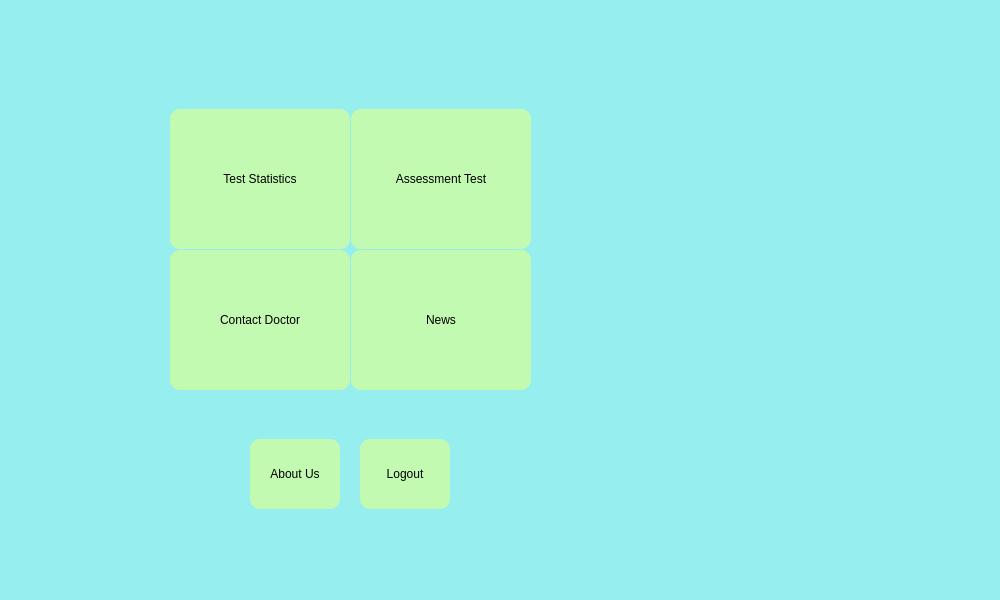
<?xml version="1.0" encoding="UTF-8"?>
<ui version="4.0">
 <class>Dialog</class>
 <widget class="QDialog" name="Dialog">
  <property name="geometry">
   <rect>
    <x>0</x>
    <y>0</y>
    <width>1000</width>
    <height>600</height>
   </rect>
  </property>
  <property name="minimumSize">
   <size>
    <width>1000</width>
    <height>600</height>
   </size>
  </property>
  <property name="windowTitle">
   <string>TrustedTest</string>
  </property>
  <property name="windowIcon">
   <iconset>
    <normaloff>App.png</normaloff>App.png</iconset>
  </property>
  <property name="autoFillBackground">
   <bool>false</bool>
  </property>
  <property name="sizeGripEnabled">
   <bool>false</bool>
  </property>
  <property name="modal">
   <bool>false</bool>
  </property>
  <widget class="QWidget" name="widget" native="true">
   <property name="geometry">
    <rect>
     <x>0</x>
     <y>-1</y>
     <width>1001</width>
     <height>601</height>
    </rect>
   </property>
   <property name="cursor">
    <cursorShape>ArrowCursor</cursorShape>
   </property>
   <property name="contextMenuPolicy">
    <enum>Qt::NoContextMenu</enum>
   </property>
   <property name="styleSheet">
    <string notr="true">QWidget#widget{
	background-color: rgb(150, 238, 238);
}
</string>
   </property>
   <widget class="QPushButton" name="but_assess">
    <property name="geometry">
     <rect>
      <x>351</x>
      <y>110</y>
      <width>180</width>
      <height>140</height>
     </rect>
    </property>
    <property name="cursor">
     <cursorShape>PointingHandCursor</cursorShape>
    </property>
    <property name="focusPolicy">
     <enum>Qt::NoFocus</enum>
    </property>
    <property name="toolTip">
     <string>Take a quick test</string>
    </property>
    <property name="styleSheet">
     <string notr="true">QPushButton{
border-radius:10px;
font: 18pt &quot;Calibri&quot;;
	background-color: rgb(195, 250, 177);
}
QPushButton:hover{
border-radius:10px;
font: 18pt &quot;Calibri&quot;;
background-color: rgb(214, 238, 205);
}</string>
    </property>
    <property name="text">
     <string>Assessment Test</string>
    </property>
    <property name="autoDefault">
     <bool>false</bool>
    </property>
    <property name="flat">
     <bool>true</bool>
    </property>
   </widget>
   <widget class="QPushButton" name="but_condoc">
    <property name="geometry">
     <rect>
      <x>170</x>
      <y>251</y>
      <width>180</width>
      <height>140</height>
     </rect>
    </property>
    <property name="cursor">
     <cursorShape>PointingHandCursor</cursorShape>
    </property>
    <property name="focusPolicy">
     <enum>Qt::NoFocus</enum>
    </property>
    <property name="toolTip">
     <string>Contact details of doctor</string>
    </property>
    <property name="styleSheet">
     <string notr="true">QPushButton{
border-radius:10px;
font: 18pt &quot;Calibri&quot;;
background-color: rgb(195, 250, 177);
}
QPushButton:hover{
border-radius:10px;
font: 18pt &quot;Calibri&quot;;
background-color: rgb(214, 255, 205);
}</string>
    </property>
    <property name="text">
     <string>Contact Doctor</string>
    </property>
    <property name="autoDefault">
     <bool>false</bool>
    </property>
    <property name="flat">
     <bool>true</bool>
    </property>
   </widget>
   <widget class="QPushButton" name="but_news">
    <property name="geometry">
     <rect>
      <x>351</x>
      <y>251</y>
      <width>180</width>
      <height>140</height>
     </rect>
    </property>
    <property name="cursor">
     <cursorShape>PointingHandCursor</cursorShape>
    </property>
    <property name="toolTip">
     <string>Latest covid news/info</string>
    </property>
    <property name="styleSheet">
     <string notr="true">QPushButton{
border-radius:10px;
font: 18pt &quot;Calibri&quot;;
	background-color: rgb(195, 250, 177);
}
QPushButton:hover{
border-radius:10px;
font: 18pt &quot;Calibri&quot;;
background-color: rgb(214, 238, 205);
}</string>
    </property>
    <property name="text">
     <string>News</string>
    </property>
    <property name="autoDefault">
     <bool>false</bool>
    </property>
    <property name="flat">
     <bool>true</bool>
    </property>
   </widget>
   <widget class="QPushButton" name="but_abtus">
    <property name="geometry">
     <rect>
      <x>250</x>
      <y>440</y>
      <width>90</width>
      <height>70</height>
     </rect>
    </property>
    <property name="cursor">
     <cursorShape>PointingHandCursor</cursorShape>
    </property>
    <property name="toolTip">
     <string>Our story</string>
    </property>
    <property name="autoFillBackground">
     <bool>false</bool>
    </property>
    <property name="styleSheet">
     <string notr="true">QPushButton{
border-radius:10px;
font: 15pt &quot;Calibri&quot;;
	background-color: rgb(195, 250, 177);
}
QPushButton:hover{
border-radius:10px;
font: 15pt &quot;Calibri&quot;;
background-color: rgb(214, 238, 205);
}</string>
    </property>
    <property name="text">
     <string>About Us</string>
    </property>
    <property name="autoDefault">
     <bool>false</bool>
    </property>
    <property name="flat">
     <bool>true</bool>
    </property>
   </widget>
   <widget class="QPushButton" name="but_stat">
    <property name="geometry">
     <rect>
      <x>170</x>
      <y>110</y>
      <width>180</width>
      <height>140</height>
     </rect>
    </property>
    <property name="cursor">
     <cursorShape>PointingHandCursor</cursorShape>
    </property>
    <property name="focusPolicy">
     <enum>Qt::NoFocus</enum>
    </property>
    <property name="toolTip">
     <string>Contact details of doctor</string>
    </property>
    <property name="styleSheet">
     <string notr="true">QPushButton{
border-radius:10px;
font: 18pt &quot;Calibri&quot;;
	background-color: rgb(195, 250, 177);
}
QPushButton:hover{
border-radius:10px;
font: 18pt &quot;Calibri&quot;;
background-color: rgb(214, 238, 205);
}</string>
    </property>
    <property name="text">
     <string>Test Statistics</string>
    </property>
    <property name="autoDefault">
     <bool>false</bool>
    </property>
    <property name="flat">
     <bool>true</bool>
    </property>
   </widget>
   <widget class="QLabel" name="label">
    <property name="geometry">
     <rect>
      <x>1</x>
      <y>0</y>
      <width>1120</width>
      <height>600</height>
     </rect>
    </property>
    <property name="text">
     <string/>
    </property>
    <property name="pixmap">
     <pixmap>RNA.jpg</pixmap>
    </property>
    <property name="scaledContents">
     <bool>true</bool>
    </property>
   </widget>
   <widget class="QPushButton" name="but_log">
    <property name="geometry">
     <rect>
      <x>360</x>
      <y>440</y>
      <width>90</width>
      <height>70</height>
     </rect>
    </property>
    <property name="sizePolicy">
     <sizepolicy hsizetype="Minimum" vsizetype="Fixed">
      <horstretch>0</horstretch>
      <verstretch>0</verstretch>
     </sizepolicy>
    </property>
    <property name="cursor">
     <cursorShape>PointingHandCursor</cursorShape>
    </property>
    <property name="toolTip">
     <string>Latest covid news/info</string>
    </property>
    <property name="styleSheet">
     <string notr="true">QPushButton{
border-radius:10px;
font: 15pt &quot;Calibri&quot;;
	background-color: rgb(195, 250, 177);
}
QPushButton:hover{
border-radius:10px;
font: 15pt &quot;Calibri&quot;;
background-color: rgb(214, 238, 205);
}</string>
    </property>
    <property name="text">
     <string>Logout</string>
    </property>
    <property name="autoDefault">
     <bool>false</bool>
    </property>
    <property name="flat">
     <bool>true</bool>
    </property>
   </widget>
   <zorder>label</zorder>
   <zorder>but_abtus</zorder>
   <zorder>but_condoc</zorder>
   <zorder>but_assess</zorder>
   <zorder>but_stat</zorder>
   <zorder>but_log</zorder>
   <zorder>but_news</zorder>
  </widget>
 </widget>
 <resources/>
 <connections/>
</ui>
